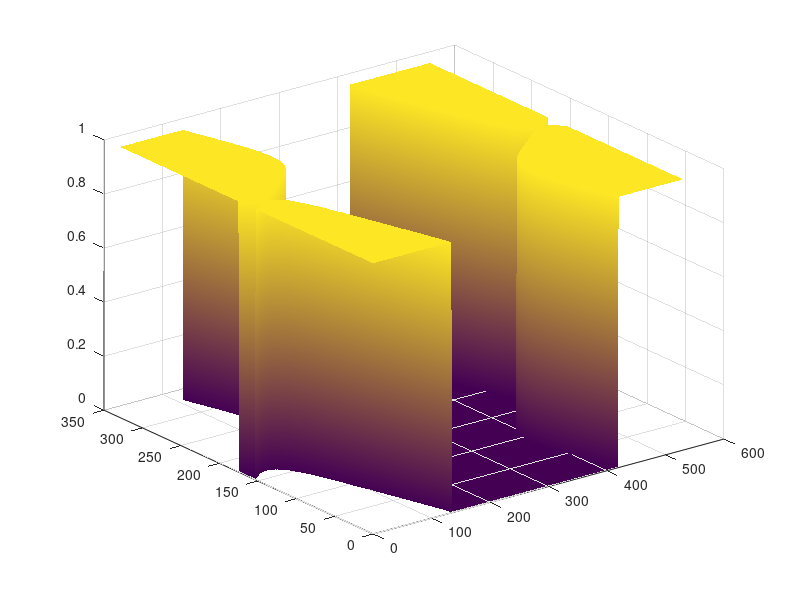

The MATLAB script that drew this image:
function demo_coords

gx1 = [4.5; 2.3];
gx2 = [15.5; 20];
%gx1 = [4.5; 45];
%gx2 = [9; 50];
res = 30; % dots per inch

gn = ceil((gx2-gx1).*res);
imag = zeros( gn' );

%cx = [4 * pi; 3 * exp(1)];
cx = [gx1(1)+1; gx2(2)-1];
a = [5/2; 3.4/2]/0.6;
p = 5;
th = deg2rad(-25);

%[loc_shape, i1, n] = compute_local_shape(gx1, res, a, p, cx, th);
%imag = place_imag(imag, loc_shape, i1);
[loc_shape, i1] = compute_local_shape(gx1, res, a, p, [gx1(1)+1; gx2(2)-1], th);
imag = place_imag(imag, loc_shape, i1);
[loc_shape, i1] = compute_local_shape(gx1, res, a, p, [gx1(1)+1; gx1(2)+1], th);
imag = place_imag(imag, loc_shape, i1);
[loc_shape, i1] = compute_local_shape(gx1, res, a, p, [gx2(1)-1; gx2(2)-1], th);
imag = place_imag(imag, loc_shape, i1);
[loc_shape, i1] = compute_local_shape(gx1, res, a, p, [gx2(1)-1; gx1(2)+1], th);
imag = place_imag(imag, loc_shape, i1);

% multiplot_init(2,1);
% multiplot; 
% spy(loc_shape)
% 
% multiplot; 
% spy(imag)
%imag(imag==0)=2;
surf(imag)
shading interp

function imag = place_imag(imag, loc_shape, i1)
i2=i1+size(loc_shape)'-1;
i=i1(1):i2(1);
j=i1(2):i2(2);
lind1 = i>=1 & i<=size(imag,1);
lind2 = j>=1 & j<=size(imag,2);
gind1 = i1(1) + find(lind1) -1;
gind2 = i1(2) + find(lind2) -1;
imag(gind1, gind2) = imag(gind1, gind2) | loc_shape(lind1, lind2);


function [loc_shape, i1, n] = compute_local_shape(gx1, res, a, p, cx, th)
w = 2*sqrt(sum(a.^2));
n = ceil(res*w)+1;
[x, i1]=compute_local_coords(gx1, res, cx, w, n);

DX = makegrid(bsxfun(@minus, x, cx));
DX = rotate_grid(DX, th);
DX = abs(DX);
loc_shape = shiftdim(sum(abs(bsxfun(@times, DX, 1./a)).^p,1),1)<=1;



function DX=makegrid(x)
DXc = cell(size(x,1), 1);
xc = num2cell(x, 2);
[DXc{:}]=ndgrid(xc{:});
DX=permute(cat(3,DXc{:}), [3, 1, 2]);




function X=rotate_grid(X, theta)
dim = size(X, 1);
switch dim
    case 2
        c = cos(theta);
        s = sin(theta);
        U = [c, s; -s, c];
    otherwise
        error('not supported yet');
end
shp = size(X);
X=reshape(U*reshape(X, dim, []), shp);


function [x, i1]=compute_local_coords(gx1, res, cx, w, n)
xp1 = cx - w/2;
i1 = global2index(gx1, res, xp1, @floor);
x1 = index2global(gx1, res, i1);
x2 = x1 + n / res;
x = bsxfun(@plus, x1, bsxfun(@times, x2-x1, linspace(0, 1, n)));

function i=global2index(gx1, res, x, round_func)
if nargin<4
    round_func = @round;
end
i = round_func((x-gx1)*res);

function x=index2global(gx1, res, i)
x = (i/res) + gx1;


